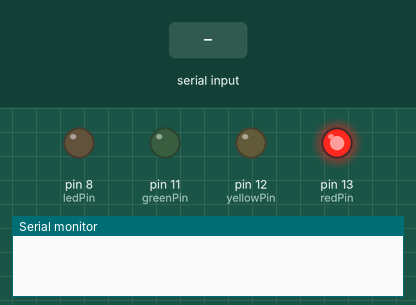
Recording of a sketch running on a simulated Arduino Uno, built with avr-gcc and run on an emulated ATmega328P. Shown: output pins drawn as LEDs (lit = HIGH), the last lines printed to the serial monitor. Dashed ring = blinking. Inputs (shaded band) come from the test bench.

Above: at 0.1 s.
1.3 s: "6" received over Serial
At 2.3 s:
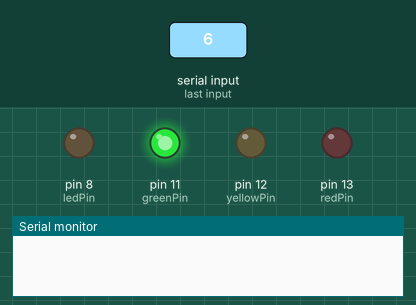
At 3.1 s:
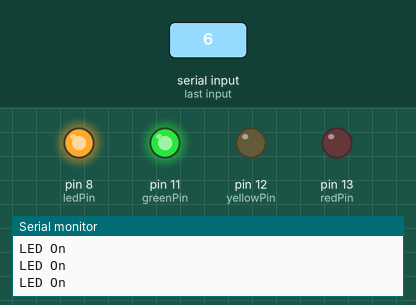
3.9 s: "1" received over Serial
At 4.8 s:
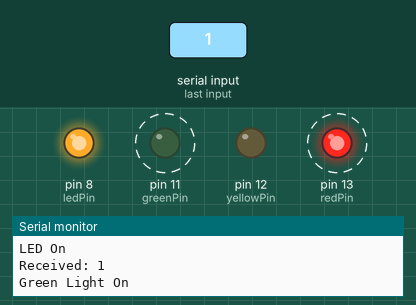
Timing chart, 0 to 15.9 s (numbered marks = the images above; inputs shaded):
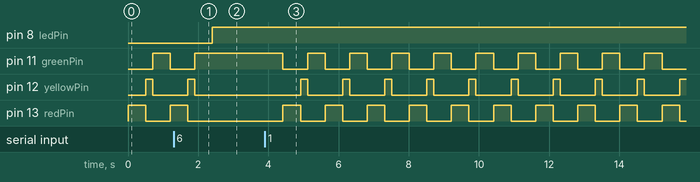

The sketch:

Emergency_Display.ino
```cpp
 #define ledPin 8
const int redPin = 13;
const int yellowPin = 12;
const int greenPin = 11;
char receivedChar;
// Define the durations for each state of the traffic light
const int redDuration = 500;   // 5 seconds
const int yellowDuration =200; // 2 seconds
const int greenDuration = 500;  // 5 seconds
void setup() {
  pinMode(ledPin, OUTPUT);
  pinMode(redPin, OUTPUT);
  pinMode(yellowPin, OUTPUT);
  pinMode(greenPin, OUTPUT);
  digitalWrite(ledPin, LOW);
  digitalWrite(redPin, LOW);
  digitalWrite(yellowPin, LOW);
  digitalWrite(greenPin, LOW);
  Serial.begin(9600);
}
void loop() {
  if (Serial.available() > 0) {
    receivedChar = Serial.read();
    Serial.print("Received: ");
    Serial.println(receivedChar); // Print received character
    if (receivedChar == '1') {
      // Turn on green light immediately
      digitalWrite(redPin, LOW);
      digitalWrite(yellowPin, LOW);
      digitalWrite(greenPin, HIGH);
      delay(greenDuration); // Keep green light on for its duration
      Serial.println("Green Light On"); // Debugging output
    } else if (receivedChar == '0') {
      runNormalTrafficLight();
      Serial.println("Normal Traffic Light"); // Debugging output
    }
    } else if (receivedChar == '5') {
      digitalWrite(ledPin, LOW);
      Serial.println("LED Off"); // Debugging output
    } else if (receivedChar == '6') {
    digitalWrite(ledPin, HIGH);
      Serial.println("LED On"); // Debugging output
  } else {
    runNormalTrafficLight(); // If no new serial input, run normal traffic light sequence
  }
}
void runNormalTrafficLight() {
  // Red light
  digitalWrite(redPin, HIGH);
  digitalWrite(yellowPin, LOW);
  digitalWrite(greenPin, LOW);
  delay(redDuration);
  // Yellow light
  digitalWrite(redPin, LOW);
  digitalWrite(yellowPin, HIGH);
  digitalWrite(greenPin, LOW);
  delay(yellowDuration);
  // Green light
  digitalWrite(redPin, LOW);
  digitalWrite(yellowPin, LOW);
  digitalWrite(greenPin, HIGH);
  delay(greenDuration);
} 
```

Measured:
- after the input at 1.3 s, pin 8 (ledPin): LOW → HIGH after 1.1 s; pin 11 (greenPin): goes on until 1.9 s, then stays HIGH; pin 12 (yellowPin): goes on until 1.9 s, then stays LOW; pin 13 (redPin): goes on until 1.7 s, then stays LOW
- after the input at 3.9 s, pin 11 (greenPin), pin 13 (redPin): alternates HIGH for 0.50 s and LOW for 0.70 s, starting after 0.52 s; pin 12 (yellowPin): alternates HIGH for 0.20 s and LOW for 1.0 s, starting after 1.0 s
